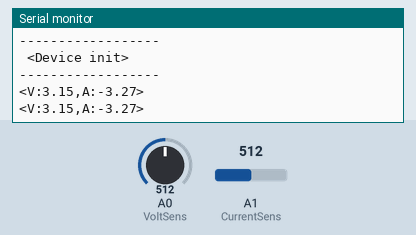
The sketch below on a simulated Arduino Uno, built with avr-gcc and run on an emulated ATmega328P. Shown: the last lines printed to the serial monitor. The inputs (shaded band) are chosen by the test bench; at power-on: A0 (VoltSens) = 512, A1 (CurrentSens) = 512.

Above: at 1.2 s.
1.3 s: A0 (VoltSens) set to 716
At 2.6 s:
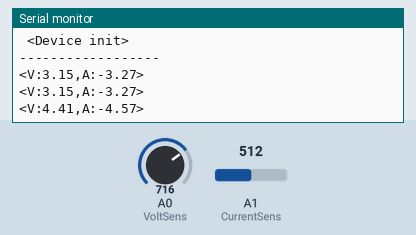
2.8 s: A1 (CurrentSens) set to 716
At 3.9 s:
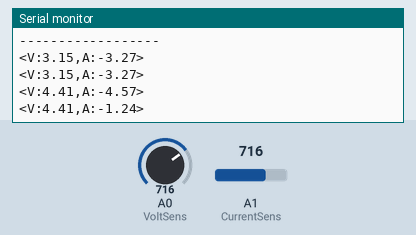
4.3 s: A0 (VoltSens) set to 900
At 4.3 s:
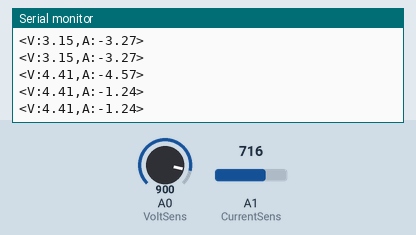
5.8 s: A1 (CurrentSens) set to 900
At 7.1 s:
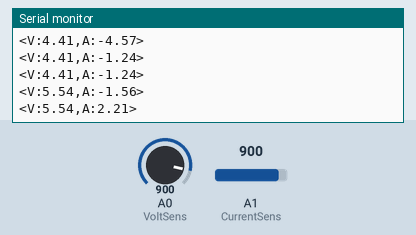
Timing chart, 0 to 8.3 s (numbered marks = the images above; inputs shaded):
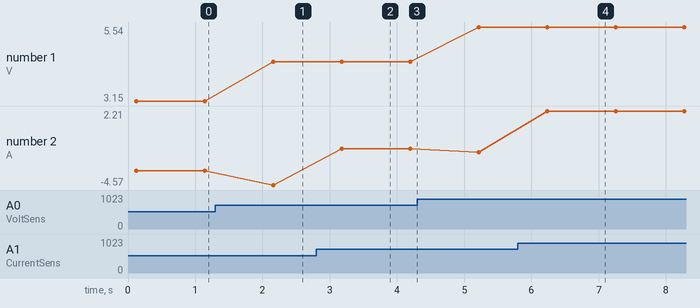

The sketch:

DC_VandA_2.ino
```cpp
const int VoltSens = A0;
const int CurrentSens = A1;

float V_Read = 0;
float A_Read = 0;

float T_Vol = 0;
float T_AMP= 0;

void setup() {
  Serial.begin(9600);
//*****measure for your self!************
//As units are perfect. Or get pointometer
//and calibrate to knon voltage
Serial.println("------------------");
Serial.println(" <Device init>");
Serial.println("------------------");

}

void loop() {
  float VolHr = 0;
  float AmpHr = 0;
  for(int i = 0; i < 3600; i++) {
    Measure();

    Serial.print("<V:");
    Serial.print(V_Read);
    Serial.print(",A:");
    Serial.print(A_Read);
    Serial.println(">");
    delay(900);
  }
  VolHr = V_Read / 3600;
  AmpHr = A_Read / 3600;
  Serial.print("<V/Hr:");
  Serial.print(V_Read);
  Serial.print(",A/Hr:");
  Serial.print(A_Read);
  Serial.println(">");

}

void Measure(){

  float resistor1 = 1000000;
  float resistor2 = 1100000;
  float denominator = (float)resistor2 / (resistor1 + resistor2);

  float voltage;
  //Obtain RAW voltage data
  voltage = analogRead(VoltSens);
  //Convert to actual voltage referr to voltage divder equation and
  //*****measure for your self!
  voltage = (voltage / 1024)* 3.3;
  V_Read = voltage / denominator;
  //Serial.print("Volts: ");
  //Serial.println(V_Read);

  float mVperAmp = 0.066;
  float voltageC = 0;
  //float vpp = 0.00488758553275; //For 5V
  //float vpp = 0.01173020527859; //For 12V
  float vpp = 0;
  float CurrentValue= 0;
  CurrentValue = 0;
  float average = 0;

  vpp = V_Read / 1024;

  for(int i = 0; i < 1001; i++) {
    CurrentValue += (analogRead(CurrentSens) -792) ;
  }

  average = (CurrentValue/1000);

  //A_Read = (average * mVperAmp);

  A_Read = (average / mVperAmp);
  A_Read = A_Read * (vpp/2);
  A_Read = A_Read/2;


  //Serial.print("    Amps: ");
  //Serial.println(A_Read);
}
```

Measured:
- after the input at 1.3 s, the serial monitor: prints a new line after 0.86 s (image 1)
- after the input at 2.8 s, the serial monitor: prints a new line after 0.38 s (image 2)
- after the input at 5.8 s, the serial monitor: prints a new line after 0.44 s (image 4)
- plotted number 1: 3.15 → 4.41 after the input at 1.3 s, 4.41 → 5.54 after the input at 4.3 s
- plotted number 2: -3.27 → -4.57 after the input at 1.3 s, -4.57 → -1.24 after the input at 2.8 s, -1.24 → -1.56 after the input at 4.3 s, -1.56 → 2.21 after the input at 5.8 s
